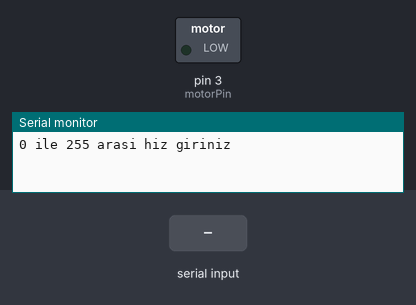
A sketch run on a simulated Arduino Uno, built with avr-gcc and run on an emulated ATmega328P. On the bench: switched loads named in the sketch (green lamp = pin HIGH), the last lines printed to the serial monitor. Inputs (shaded band) come from the test bench.

Above: at 1.2 s.
1.3 s: "90,45\n" received over Serial
At 2.0 s:
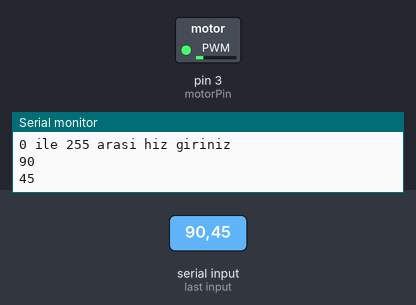
3.8 s: "30,150\n" received over Serial
At 4.6 s:
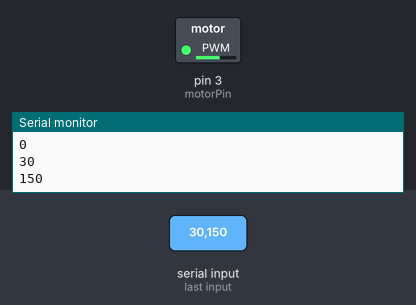
6.3 s: "200\n" received over Serial
At 6.9 s:
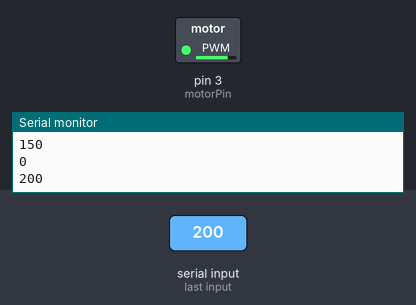
Timing chart, 0 to 9.3 s (numbered marks = the images above; inputs shaded):
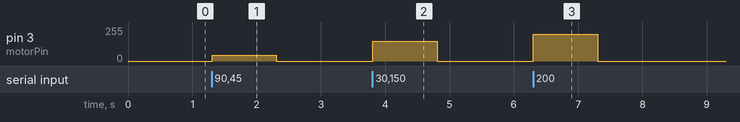

The sketch:

DcMotor_Serial.ino
```cpp
int motorPin = 3;

void setup()
{
	pinMode(motorPin, OUTPUT);
	Serial.begin(9600);
	while (!Serial);
	Serial.println("0 ile 255 arasi hiz giriniz");
}

void loop()
{
	if (Serial.available())
	{
		int hiz = Serial.parseInt();
		Serial.println(hiz);
		if (hiz >= 0 && hiz <= 255)
		{
			analogWrite(motorPin, hiz);
		}
	}
}
```

Measured:
- after the input at 1.3 s, pin 3 (motorPin): 0/255 → 45/255 at once, → 0/255 1.0 s later
- after the input at 3.8 s, pin 3 (motorPin): 0/255 → 150/255 at once, → 0/255 1.0 s later
- after the input at 6.3 s, pin 3 (motorPin): 0/255 → 200/255 at once, → 0/255 1.0 s later
